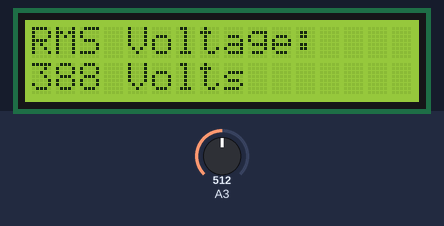
A sketch run on a simulated Arduino Uno, built with avr-gcc and run on an emulated ATmega328P. Shown: 16×2 character LCD. The test bench sets the inputs (shaded band); at power-on: A3 = 512.

Above: at 1.2 s.
1.3 s: A3 set to 716
At 1.8 s:
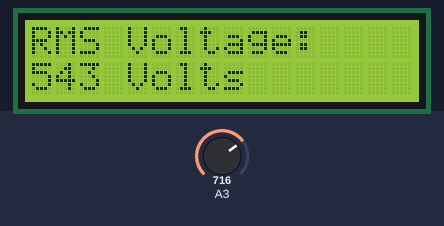
2.9 s: A3 set to 900
At 3.7 s:
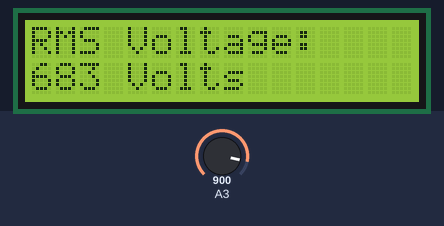
4.5 s: A3 set to 1023
At 5.6 s:
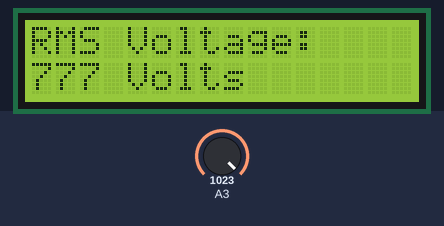
Timing chart, 0 to 7.5 s (numbered marks = the images above; inputs shaded):
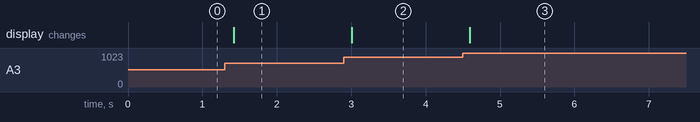

Measured:
- after the input at 1.3 s, the display: changes after 0.12 s (image 1)
- after the input at 2.9 s, the display: changes after 0.10 s (image 2)
- after the input at 4.5 s, the display: changes after 0.09 s (image 3)

The sketch:

ac_volt_01.ino
```cpp
// (licence header left out)
#include <LiquidCrystal.h>    // include Arduino LCD library

// LCD module connections (RS, E, D4, D5, D6, D7)
LiquidCrystal lcd(2, 3, 4, 5, 6, 7);

void setup(void) {
  lcd.begin(16, 2);           // set up the LCD's number of columns and rows
  lcd.setCursor(0, 0);
  lcd.print("RMS Voltage:");
  analogReference(INTERNAL);  // set ADC positive reference voltage to 1.1V (internal)
}

// get maximum reading value
uint16_t get_max() {
  uint16_t max_v = 0;
  for(uint8_t i = 0; i < 100; i++) {
    uint16_t r = analogRead(A3);  // read from analog channel 3 (A3)
    if(max_v < r) max_v = r;
    delayMicroseconds(200);
  }
  return max_v;
}

// main loop
void loop() {

  char buf[10];
  // get amplitude (maximum - or peak value)
  uint32_t v = get_max();
  // get actual voltage (ADC voltage reference = 1.1V)
  v = v * 1100/1023;
  // calculate the RMS value ( = peak/√2 )
  v /= sqrt(2);

  sprintf(buf, "%03u Volts", v);
  lcd.setCursor(0, 1);
  lcd.print(buf);

  delay(100);

}

// end of code.
```
